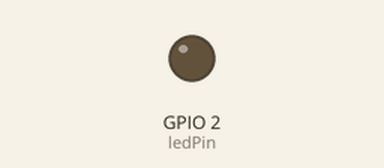
Recording of a sketch running on a simulated ESP32. Parts: output pins drawn as LEDs (lit = HIGH). Dashed ring = blinking. What the sketch prints to the serial monitor is not drawn.

Above: at 0.5 s.
At 2.91 s:
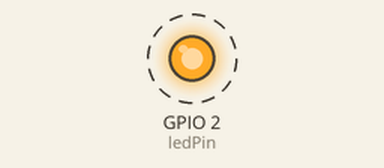
Timing chart, 0 to 3.2 s (numbered marks = the images above):
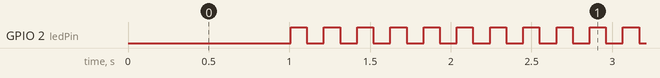

The sketch:

sketch_mar10a.ino
```cpp
#if CONFIG_FREERTOS_UNICORE
static const BaseType_t appCpu = 0;
#else
static const BaseType_t appCpu = 1;
#endif

static const int ledPin = LED_BUILTIN;

static TaskHandle_t tAllocateMemory;

/**
 * Simple delay function.
 */
void wait_ms(int ms) {
  vTaskDelay(ms / portTICK_PERIOD_MS);
}

void taskAllocateMemory(void* parameter) {
  while (1) {
    volatile int fillInValue = 8;

    /*
    Creates an Array on the stack of the Thread
    This stack is within the microcontroller's heap
    memory.
    However each task/thread is initialized with a certain
    amount of heap memory.
    This array contains: 100 * 4 Bytes.
    The minimum heap space that is required for an ESP32 thread is 768 Bytes
    The initial setting for the allocated space is 1024 bytes. Therefore the
    available space is to small. The Processor will crash once it exceeds its
    limit - which happens
    */
    volatile int array[100];

    for (int i = 0; i < 100; i++) {
      array[i] = i;
    }
    Serial.println("Beep - successful run");

    /*
    You can also get the high watermark (words = 4 bytes)
    of available memory in the currents' tasks allocated
    stack Memory
    */
    Serial.print("High water mark (words): ");
    Serial.println(uxTaskGetStackHighWaterMark(tAllocateMemory));

    /*
    Get the total amount of available Heap size
    */
    Serial.print("Heap Size before malloc (bytes): ");
    Serial.println(xPortGetFreeHeapSize());

    /*
    Allocate a big chunk of memory on the heap
    This memory is allocated external from the allocated
    stack memory. It is allcated directly on the heap.

    In order to malloc memory in a thread safe way, freeRTOS provides
    the pvPortMalloc function.

    If this memory is not free'd then the increasing heap will
    crash into the stack eventually. The printing functionality
    which is added below is there to make the growth of the
    heap visible.
    */
    int* pPointerToMemory = (int*)pvPortMalloc(1024 * sizeof(int));

    if (NULL == pPointerToMemory) {
      /* pvPortMalloc returns NULL when there is no Heap Memory left over */
      Serial.println("####### No heap memory space left ######### ");
    } else {
      /* Do something with the memory so that the compiler does not optimize it out */
      for (int i = 0; i < 1024; i++) {
        pPointerToMemory[i] = i;
      }
    }
    /*
    Recheck the memory
    */
    Serial.print("Heap Size after malloc (bytes): ");
    Serial.println(xPortGetFreeHeapSize());

    /*
    Free the Memory after usage. Again
    RTOS provides a thread safe function for the memory
    deallocation (free)

    Comment out the following free vPortFree() functions
    to see the Microcontroller going into the weeds of
    allocating memory which is not free - there is another
    safety net though. The memory is only allocated, when there
    is heap memory available. You also need to comment out the section above
    where it is checked against the NULL Return value.
    */
    vPortFree(pPointerToMemory);

    wait_ms(200);
  }
}

void startBlinkyLed(void* parameters) {
  while (1) {
    digitalWrite(ledPin, HIGH);
    wait_ms(100);
    digitalWrite(ledPin, LOW);
    wait_ms(100);
  }
}


void setup() {
  /* Set up the serial connection */
  Serial.begin(115200);

  wait_ms(1000);

  Serial.println();
  Serial.println("--- FreeRTOS Memory Demo ---");

  xTaskCreatePinnedToCore(
    taskAllocateMemory,
    "Memory Allocation Task",
    //1024,  // Initial Value is too small for the array that is created withing the stack of the thread
    1500,  // Update this value - 768 bytes + 400 bytes + extra margin = 1500
    NULL,
    1,
    &tAllocateMemory,
    appCpu);

  /* Configure the LED as an output Pin */
  pinMode(ledPin, OUTPUT);

  xTaskCreatePinnedToCore(
    startBlinkyLed,  // task function pointer
    "Toggle Led",    // Name of the task
    1024,            // Stack Size 1kB (in 8bit for ESP32, 16bit for regular RTOS)
    NULL,            // Parameters to pass to the task function
    1,               // Task priority
    NULL,            // Task handle
    appCpu);         // Run the task in only one core.

  /* Delets the setup and the loop task */
  vTaskDelete(NULL);
}

void loop() {
  /* This is never reached */
  Serial.println("I must not be called");
}
```

Measured:
- by itself, GPIO 2 (ledPin): alternates HIGH for 0.10 s and LOW for 0.11 s
